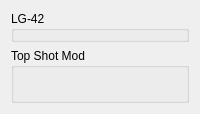
      <widget class="QWidget" name="tab_5">
       <attribute name="title">
        <string>LightGun Layout</string>
       </attribute>
       <layout class="QGridLayout" name="gridLayout_2">
        <item row="0" column="0">
         <widget class="QGroupBox" name="groupBox_4">
          <property name="title">
           <string>LG-42</string>
          </property>
          <widget class="QLabel" name="label_22">
           <property name="geometry">
            <rect>
             <x>460</x>
             <y>20</y>
             <width>931</width>
             <height>341</height>
            </rect>
           </property>
           <property name="text">
            <string>&lt;html&gt;&lt;head/&gt;&lt;body&gt;&lt;p&gt;&lt;img src=&quot;:/images/lightguns/LG-42.png&quot;/&gt;&lt;/p&gt;&lt;/body&gt;&lt;/html&gt;</string>
           </property>
          </widget>
         </widget>
        </item>
        <item row="1" column="0">
         <widget class="QGroupBox" name="groupBox_6">
          <property name="title">
           <string>Top Shot Mod</string>
          </property>
          <layout class="QGridLayout" name="gridLayout_13">
           <item row="0" column="0">
            <widget class="QLabel" name="label_19">
             <property name="text">
              <string>&lt;html&gt;&lt;head/&gt;&lt;body&gt;&lt;p&gt;&lt;img src=&quot;:/images/lightguns/CL.png&quot;/&gt;&lt;/p&gt;&lt;/body&gt;&lt;/html&gt;</string>
             </property>
            </widget>
           </item>
           <item row="0" column="1">
            <widget class="QLabel" name="label_20">
             <property name="text">
              <string>&lt;html&gt;&lt;head/&gt;&lt;body&gt;&lt;p&gt;&lt;img src=&quot;:/images/lightguns/CR.png&quot;/&gt;&lt;/p&gt;&lt;/body&gt;&lt;/html&gt;</string>
             </property>
            </widget>
           </item>
          </layout>
         </widget>
        </item>
       </layout>
      </widget>
